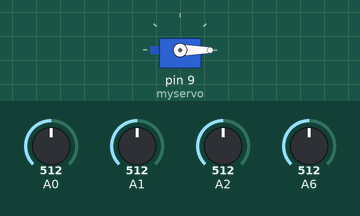
A sketch run on a simulated Arduino Uno, built with avr-gcc and run on an emulated ATmega328P. Shown: servo. The inputs (shaded band) are chosen by the test bench; at power-on: A6 = 512, A0 = 512, A1 = 512, A2 = 512.

Above: at 1.2 s.
1.3 s: A6 set to 992
At 2.0 s:
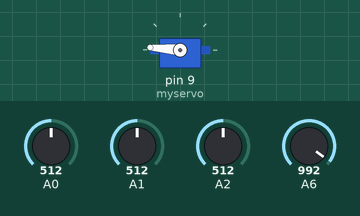
2.8 s: A6 set to 306
At 3.5 s:
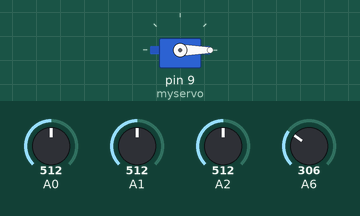
Timing chart, 0 to 5.8 s (numbered marks = the images above; inputs shaded):
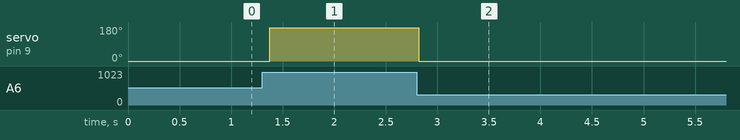

Measured:
- after the input at 1.3 s, servo on pin 9 (myservo): 0° → 175° after 0.07 s
- after the input at 2.8 s, servo on pin 9 (myservo): 175° → 0° at once

The sketch:

photobot.ino
```cpp
#include <Servo.h>
int sensorPin0 = 0;
int sensorPin1 = 1;
int sensorPin2 = 2;
int sensorPin3 = 3;
int sensorValue =0;
int sensorPin;
int poscons;


Servo myservo;  // create servo object to control a servo
                // a maximum of eight servo objects can be created

int pos=0;    // variable to store the servo position

void setup()
{
  myservo.attach(9);  // attaches the servo on pin 9 to the servo object
}


void loop()
{
 /* poscons = map(analogRead(sensorPin), 700, 1000, 0, 180);

  myservo.write(poscons);*/
  myservo.write(pos);
  delay(30);


   while(1)
  {
    sensorPin = comparaison(sensorPin0 , sensorPin1 , sensorPin2 ,sensorPin3);


    if(map(analogRead(sensorPin), 700, 1000, 0, 180)>poscons-5 && map(analogRead(sensorPin), 700, 1000, 0, 180)<poscons+5)
    {
       delay(100);
  }
  else {
    poscons = map(analogRead(sensorPin), 700, 1000, 0, 180);
  myservo.write(poscons);
  delay(30);
}
  }
}


int comparaison (int a , int b , int c , int d )
{
  int inter;
 if ( analogRead(a)>analogRead(b) && analogRead(a)> analogRead(c) && analogRead(a)> analogRead(d) || analogRead(b)>analogRead(a) && analogRead(b)> analogRead(c) && analogRead(b)> analogRead(d) )
 {
   return inter =  map(analogRead(a), 700, 1000, 0, 180);
 }
else
 {
   return inter =  map(analogRead(c), 700, 1000, 180, 0);   ;
 }


}
```
